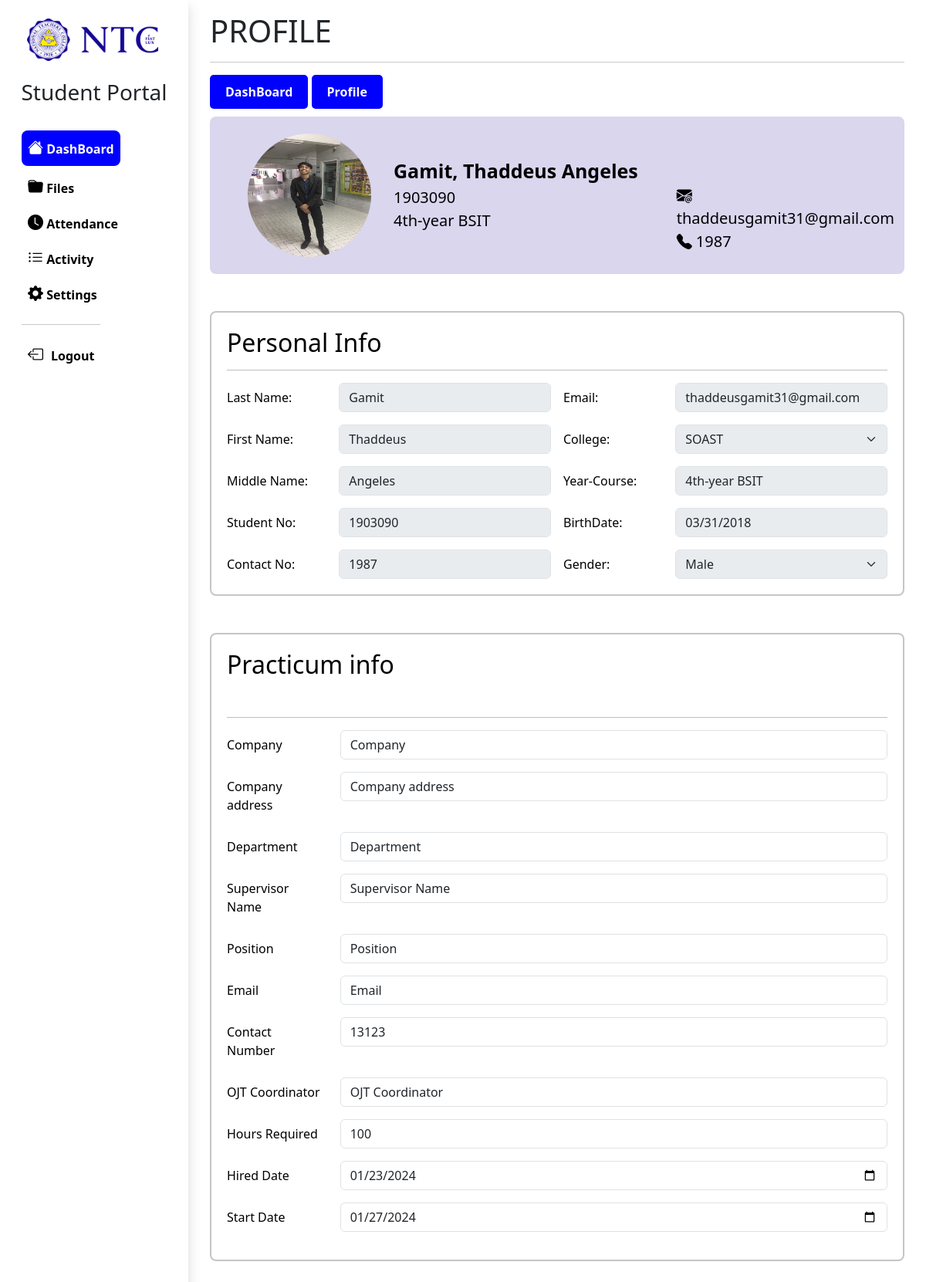
Screenshot of /student/studProfile.php (signed in) with the database file from the repository.
### tables this page shows
CREATE TABLE `studentinfo` (
  `id` int(225) NOT NULL,
  `studentid` int(50) NOT NULL,
  `image` varchar(225) DEFAULT NULL,
  `lastName` varchar(100) DEFAULT NULL,
  `firstName` varchar(100) DEFAULT NULL,
  `middleName` varchar(100) DEFAULT NULL,
  `contactNum` bigint(225) DEFAULT NULL,
  `email` varchar(100) DEFAULT NULL,
  `college` varchar(100) DEFAULT NULL,
  `yearProg` varchar(100) DEFAULT NULL,
  `birthDate` date DEFAULT NULL,
  `gender` varchar(100) DEFAULT NULL,
  `dateTimeCreated` datetime(6) DEFAULT NULL,
  `dateTimeUpdated` datetime(6) DEFAULT NULL
);

CREATE TABLE `practicuminfo` (
  `id` int(50) NOT NULL,
  `studentid` varchar(225) DEFAULT NULL,
  `company` varchar(100) DEFAULT NULL,
  `compAddress` varchar(100) DEFAULT NULL,
  `department` varchar(100) DEFAULT NULL,
  `supervisorName` varchar(100) DEFAULT NULL,
  `position` varchar(100) DEFAULT NULL,
  `email` varchar(100) DEFAULT NULL,
  `contactNum` int(50) DEFAULT NULL,
  `ojtCoordinator` varchar(100) DEFAULT NULL,
  `practicumHrsreq` int(100) DEFAULT NULL,
  `hiredDate` date DEFAULT NULL,
  `startDate` date DEFAULT NULL,
  `dateTimeCreated` datetime(6) DEFAULT NULL,
  `dateTimeUpdated` datetime(6) DEFAULT NULL
);

### student/studProfile.php (the view, shortened to what the rows shown need)
<?php
$student_id = $_SESSION["username"];
include "../include/connection.php";
?>
<!DOCTYPE html>
<html lang="en">
<head>
    <link href="https://cdn.jsdelivr.net/npm/bootstrap@5.3.2/dist/css/bootstrap.min.css" rel="stylesheet">
    <link rel="stylesheet" href="https://cdn.jsdelivr.net/npm/bootstrap-icons@1.11.3/font/bootstrap-icons.min.css">
    <link rel="stylesheet" href="../src/css/student/studProfileStyle.css">
</head>
<body>
<div class="container-fluid">
    <div class="row" >
    <div class="col-sm p-3 min-vh-100">
         <div class="container-xxl">
            <h1>PROFILE</h1>
            <form action="" method="post" enctype="multipart/form-data" name="form">
            <div class="profile-container ">
                        <?php
                                                $query = "SELECT * FROM `studentinfo` WHERE studentid = '$student_id'";
                                                $run = mysqli_query($conn, $query);
                                                if (mysqli_num_rows($run) > 0) {
                                                    foreach ($run as $row) {
                                                ?>
                        <div class="container text-center">
                            <div class="row justify content-start">
                                <div class="col-3">
                                    <img src="./image/<?php echo$row['image'] ?> " class="img-fluid rounded-circle rounded" style="width: 10rem; height:10rem;" alt="...">
                                </div>
                                <div class="col-5">
                                    <div class="labels">
                                                <label type="text" name="name" id="inputtext6" ><?php echo $row['lastName']?>, <?php echo $row['firstName']?> <?php echo $row['middleName']?></label><br>
                                                <label type="text" name="studentId" id="inputtext6" ><?php echo $row['studentid']?></label> <br>
                                                <label type="text" name="yearProg" id="inputtext6" ><?php echo $row['yearProg']?></label>
                                    </div>
                                </div>
                                <div class="col-4">
                                    <div class="labels2">
                                        <br>
                                        <i class="bi bi-envelope-at-fill"> </i> <label type="text" name="email" id="inputtext6" ><?php echo $row['email']?></label> <br>
                                        <i class="bi bi-telephone-fill"> </i>   <label type="text" name="contact_no" id="inputtext6" ><?php echo $row['contactNum']?></label>
                                    </div>
                                </div>
                            </div>
                        </div>
                </div>
                    <div class="pt-5">
                <div class="analytics-container  mb-5 " >
                        <h2>Personal Info</h2>
                        <hr>
                    <div class="row g-3 align-items-center">
                            <div class="col-md-2">
                                <label for="inputtext6" class="col-form-label">Last Name:</label>
                            </div>
                            <div class="col-md-4">
                                <input type="text" name="last_name" id="inputtext6" class="form-control" aria-describedby="textHelpInline" value = "<?php echo $row['lastName'] ?>" disabled>
                            </div>
                            <div class="col-md-2">
                                <label for="inputtext6" class="col-form-label">Email:</label>
                            </div>
                            <div class="col-md-4">
                                <input type="email" name="email" id="inputtext6" class="form-control" aria-describedby="textHelpInline" value = "<?php echo $row['email'] ?>" disabled >
                            </div>
                            <div class="col-md-2">
                                <label for="inputtext6" class="col-form-label">First Name:</label>
                            </div>
                            <div class="col-md-4">
                                <input type="text" name="first_name" id="inputtext6" class="form-control" aria-describedby="textHelpInline" value = "<?php echo $row['firstName'] ?>" disabled>
                            </div>
                            <div class="col-md-2">
                                <label for="inputtext6" class="col-form-label">College:</label>
                            </div>
                            <div class="col-md-4">
                            <select class="form-select" aria-label="Default select example" id="select" name="college" disabled>
                                                    <?php if ($row['college'] == 'SOAST') : ?>
                                                        <option value="SOAST">SOAST</option>
                                                    <?php elseif($row['college'] == 'SOB') : ?>
                                                        <option value="SOB">SOB</option>
                                                        <option value="SOAST">SOAST</option>
                                                        <option value="SOTE">SOTE</option>
                                                    <?php else : ?>
                                                        <option value="SOTE">SOTE</option>
                                                        <option value="SOAST">SOAST</option>
                                                        <option value="SOB">SOB</option>
                                                    <?php endif; ?>
                                                </select>
                            </div>
                            <div class="col-md-2">
                                <label for="inputtext6" class="col-form-label">Middle Name:</label>
                            </div>
                            <div class="col-md-4">
                                <input type="text" name="middle_name" id="inputtext6" class="form-control" aria-describedby="textHelpInline" value = "<?php echo $row['middleName'] ?>" disabled>
                            </div>
                            <div class="col-md-2">
                                <label for="inputtext6" class="col-form-label">Year-Course:</label>
                            </div>
                            <div class="col-md-4">
                                <input type="text" name="year_course" id="inputtext6" placeholder="4th Year-BSIT" class="form-control" aria-describedby="textHelpInline" value = "<?php echo $row['yearProg'] ?>" disabled>
                            </div>
                            <div class="col-md-2">
                                <label for="inputtext6" class="col-form-label">Student No:</label>
                            </div>
                            <div class="col-md-4">
                                <input type="text" id="inputtext6" class="form-control" aria-describedby="textHelpInline" value="<?php echo $student_id ?>" disabled>
                            </div>
                            <div class="col-md-2">
                                <label for="inputtext6" class="col-form-label">BirthDate:</label>
                            </div>
                            <div class="col-md-4">
                                <input type="date" name="birth_date" id="inputtext6" class="form-control" aria-describedby="textHelpInline" value = "<?php echo $row['birthDate'] ?>" disabled>
                            </div>
                            <div class="col-md-2">
                                <label for="inputtext6" class="col-form-label">Contact No:</label>
                            </div>
                            <div class="col-md-4">
                                <input type="number" name="contact_no" id="inputtext6" class="form-control" aria-describedby="textHelpInline"value = "<?php echo $row['contactNum'] ?>" disabled>
                            </div>
                            <div class="col-md-2">
                                <label for="inputtext6" class="col-form-label">Gender:</label>
                            </div>
                            <div class="col-md-4">
                            <select class="form-select" aria-label="Default select example" id="select" name="gender" disabled>
                                                    <?php if ($row['gender'] == 'Male') : ?>
                                                        <option value="Male">Male</option>
                                                    <?php else : ?>
                                                        <option value="Female">Female</option>
                                                        <option value="Male">Male</option>
                                                    <?php endif; ?>
                                                </select>
                            </div>
                        </div>
                    </div>
                    </form>
                    <?php
                                            }
                                        }
        ?>
         </div>
          <div class="analytics-container  mb-5 " >
                        <h2> Practicum info</h2>
                 <?php
                                $query = 'SELECT `company`, `compAddress`, `department`, `supervisorName`, `position`, `email`, `contactNum`, `ojtCoordinator`, `practicumHrsreq`, `hiredDate`, `startDate` FROM `practicuminfo`
                                        WHERE studentid = ?';
                                $stmt = $conn->prepare($query);
                                $stmt->bind_param('s', $student_id);
                                $stmt->execute();
                                $result = $stmt->get_result();
                                $data = $result->fetch_all(MYSQLI_ASSOC);
                                foreach ($data as $rows) {
                                ?>
                <form action = "" method="post">
                    <div class="row mb-3">
                        <label for="inputEmail3" class="col-sm-2 col-form-label">Company</label>
                        <div class="col-sm-10">
                        <input type="text" class="form-control" id="inputEmail3" value="<?php echo $rows['company']?>" >
                        </div>
                    </div>
                    <div class="row mb-3">
                        <label for="inputEmail3" class="col-sm-2 col-form-label">Company address</label>
                        <div class="col-sm-10">
                        <input type="text" class="form-control" id="inputEmail3" value="<?php echo $rows['compAddress'] ?>" >
                        </div>
                    </div>
                      <div class="row mb-3">
                        <label for="inputEmail3" class="col-sm-2 col-form-label">Department</label>
                        <div class="col-sm-10">
                        <input type="text" class="form-control" id="inputEmail3" value="<?php echo $rows['department'] ?>">
                        </div>
                    </div>
                     <div class="row mb-3">
                        <label for="inputEmail3" class="col-sm-2 col-form-label">Supervisor Name</label>
                        <div class="col-sm-10">
                        <input type="text" class="form-control" id="inputEmail3" value="<?php echo $rows['supervisorName'] ?>" >
                        </div>
                    </div>
                     <div class="row mb-3">
                        <label for="inputEmail3" class="col-sm-2 col-form-label">Position</label>
                        <div class="col-sm-10">
                        <input type="text" class="form-control" id="inputEmail3"value="<?php echo $rows['position'] ?>" >
                        </div>
                    </div>
                    <div class="row mb-3">
                        <label for="inputEmail3" class="col-sm-2 col-form-label">Email</label>
                        <div class="col-sm-10">
                        <input type="text" class="form-control" id="inputEmail3" value="<?php echo $rows['email'] ?>">
                        </div>
                    </div>
                    <div class="row mb-3">
                        <label for="inputEmail3" class="col-sm-2 col-form-label">Contact Number</label>
                        <div class="col-sm-10">
                        <input type="number" class="form-control" id="inputEmail3" value="<?php echo $rows['contactNum'] ?>">
                        </div>
                    </div>
                     <div class="row mb-3">
                        <label for="inputEmail3" class="col-sm-2 col-form-label">OJT Coordinator</label>
                        <div class="col-sm-10">
                        <input type="text" class="form-control" id="inputEmail3" value="<?php echo $rows['ojtCoordinator'] ?>">
                        </div>
                    </div>
                     <div class="row mb-3">
                        <label for="inputEmail3" class="col-sm-2 col-form-label">Hours Required</label>
                        <div class="col-sm-10">
                        <input type="number" class="form-control" id="inputEmail3" value="<?php echo $rows['practicumHrsreq'] ?>" >
                        </div>
                    </div>
                     <div class="row mb-3">
                        <label for="inputEmail3" class="col-sm-2 col-form-label">Hired Date</label>
                        <div class="col-sm-10">
                        <input type="date" class="form-control" id="inputEmail3" value="<?php echo $rows['hiredDate'] ?>">
                        </div>
                    </div>
                      <div class="row mb-3">
                        <label for="inputEmail3" class="col-sm-2 col-form-label">Start Date</label>
                        <div class="col-sm-10">
                        <input type="date" class="form-control" id="inputEmail3" value="<?php echo $rows['startDate'] ?>">
                        </div>
                    </div>
                </form>
   <?php
                                }
   ?>
          </div>
    </div>
</body>
</html>

### rows the page displays
studentinfo: image (picture), lastName "Gamit", firstName "Thaddeus", middleName "Angeles", studentid "1903090", yearProg "4th-year BSIT", email "thaddeusgamit31@gmail.com", contactNum "1987", last_name "Gamit", first_name "Thaddeus", college "SOAST", middle_name "Angeles", year_course "4th-year BSIT", birth_date "03/31/2018", gender "Male"
practicuminfo: company "Company", compAddress "Company address", department "Department", supervisorName "Supervisor Name", email "Email", contactNum "13123", ojtCoordinator "OJT Coordinator", practicumHrsreq "100", hiredDate "01/23/2024", startDate "01/27/2024"
